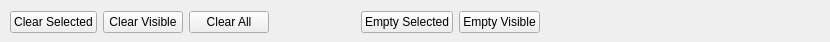
<?xml version="1.0" encoding="UTF-8"?>
<ui version="4.0">
 <class>canvascontrol</class>
 <widget class="QWidget" name="canvascontrol">
  <property name="geometry">
   <rect>
    <x>0</x>
    <y>0</y>
    <width>830</width>
    <height>42</height>
   </rect>
  </property>
  <property name="windowTitle">
   <string>Form</string>
  </property>
  <widget class="QWidget" name="">
   <property name="geometry">
    <rect>
     <x>10</x>
     <y>10</y>
     <width>530</width>
     <height>24</height>
    </rect>
   </property>
   <layout class="QHBoxLayout" name="horizontalLayout">
    <item>
     <widget class="QPushButton" name="pClearSelected">
      <property name="toolTip">
       <string>Clear Selected Spectrum</string>
      </property>
      <property name="text">
       <string>Clear Selected</string>
      </property>
     </widget>
    </item>
    <item>
     <widget class="QPushButton" name="pClearVisible">
      <property name="toolTip">
       <string>Clear Spectra in visible tab</string>
      </property>
      <property name="text">
       <string>Clear Visible</string>
      </property>
     </widget>
    </item>
    <item>
     <widget class="QPushButton" name="pClearAll">
      <property name="toolTip">
       <string>Clear all spectcra</string>
      </property>
      <property name="text">
       <string>Clear All</string>
      </property>
     </widget>
    </item>
    <item>
     <spacer name="horizontalSpacer">
      <property name="orientation">
       <enum>Qt::Horizontal</enum>
      </property>
      <property name="sizeHint" stdset="0">
       <size>
        <width>40</width>
        <height>20</height>
       </size>
      </property>
     </spacer>
    </item>
    <item>
     <widget class="QPushButton" name="pEmptySelected">
      <property name="toolTip">
       <string>Remove spectrum from selected pad</string>
      </property>
      <property name="text">
       <string>Empty Selected</string>
      </property>
     </widget>
    </item>
    <item>
     <widget class="QPushButton" name="pEmptyVisible">
      <property name="toolTip">
       <string>Remove all spectra in from visible tab</string>
      </property>
      <property name="text">
       <string>Empty Visible</string>
      </property>
     </widget>
    </item>
   </layout>
  </widget>
 </widget>
 <resources/>
 <connections/>
</ui>
